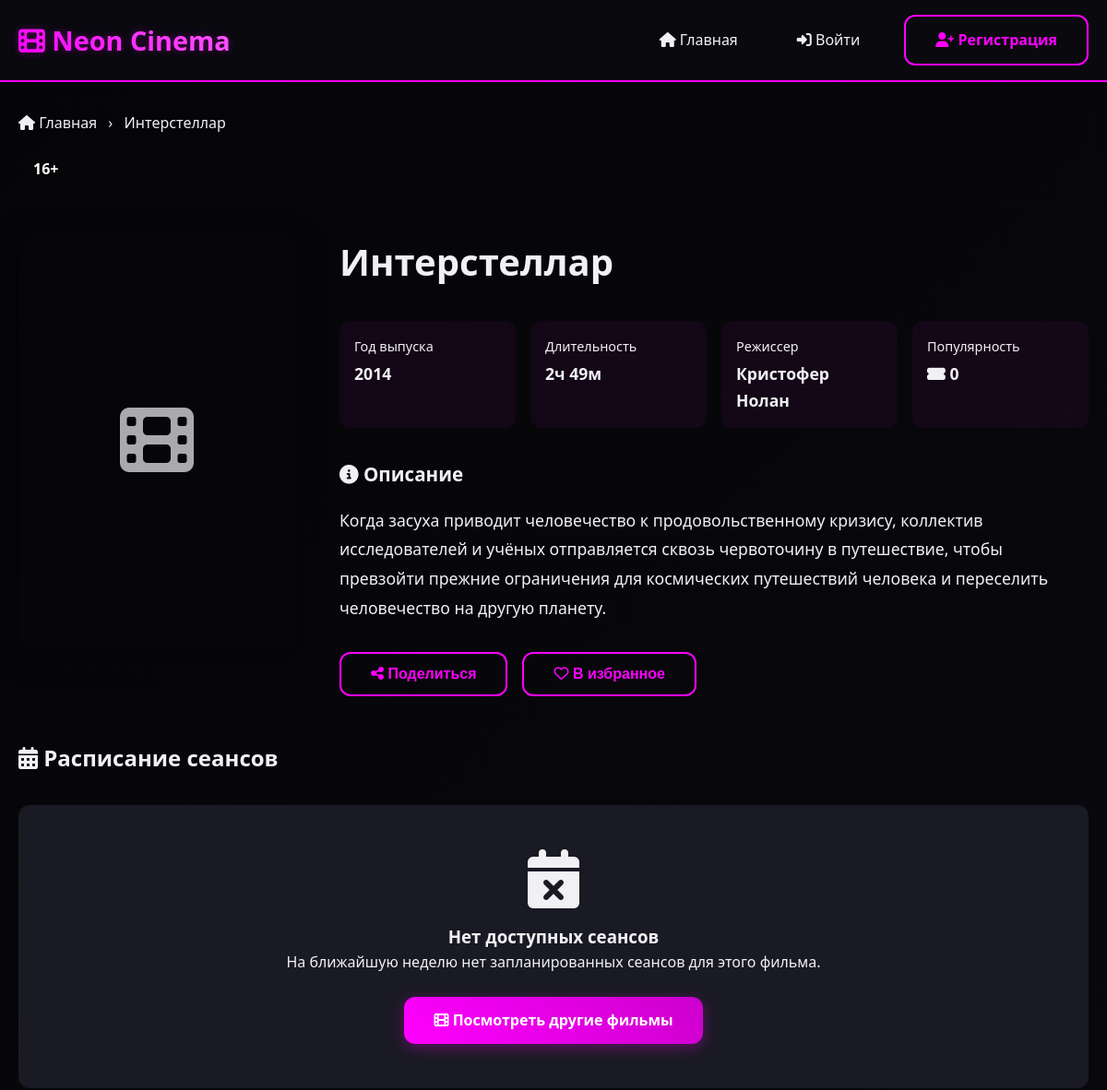
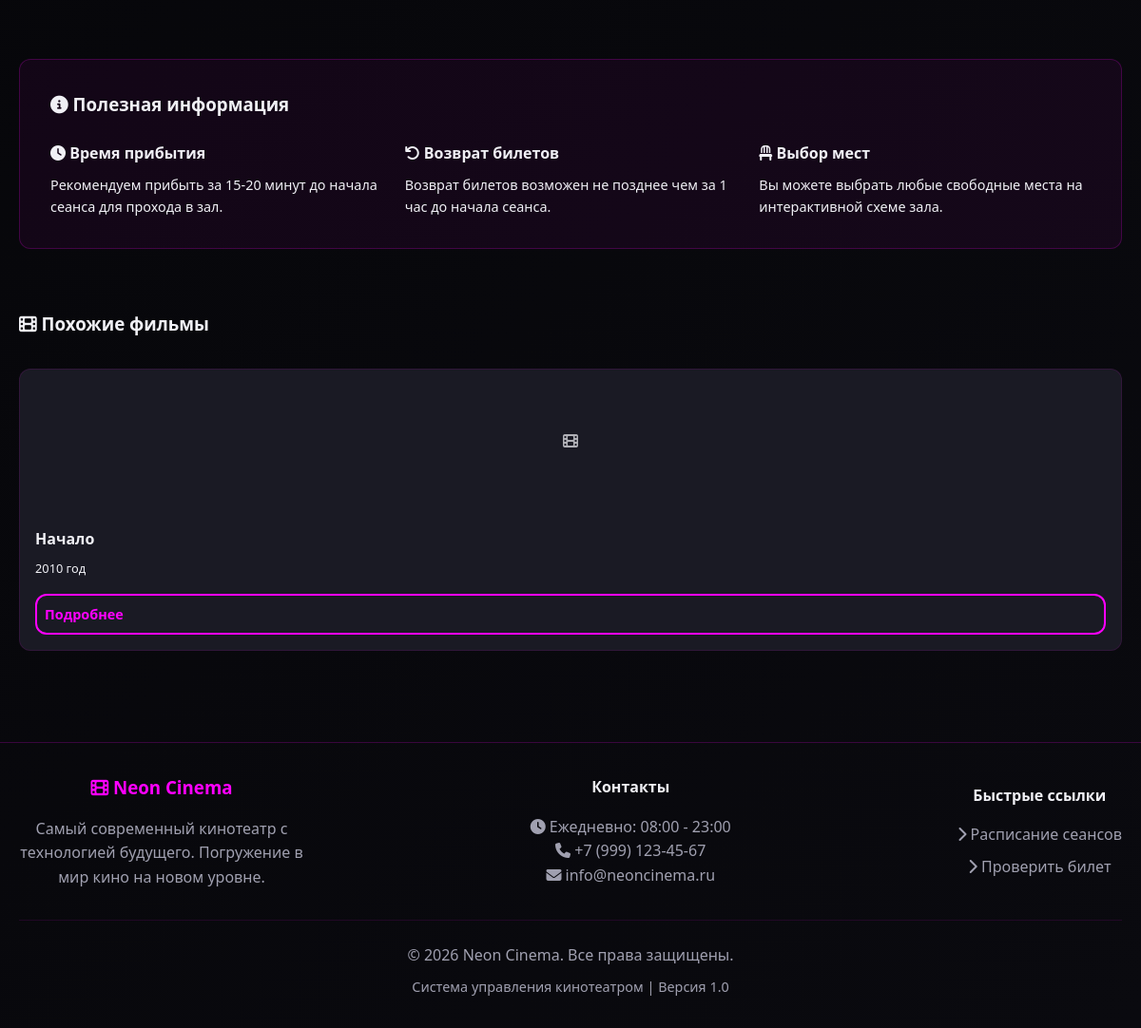
Page /movie/view.php?id=1 on the committed database (2 pictures, top to bottom).
### tables this page shows
CREATE TABLE `movies` (
  `id` int NOT NULL,
  `title` varchar(200) NOT NULL,
  `description` text,
  `duration_minutes` int NOT NULL,
  `poster_url` varchar(500) DEFAULT NULL,
  `release_year` int DEFAULT NULL,
  `director` varchar(100) DEFAULT NULL,
  `created_at` timestamp NULL DEFAULT CURRENT_TIMESTAMP
);

### movie/view.php (the view, shortened to what this page needs)
<?php
$db = new Database();
$conn = $db->getConnection();
$movie_id = $_GET['id'] ?? 0;
$query = "SELECT m.*,
         COUNT(DISTINCT s.id) as total_sessions,
         COUNT(DISTINCT t.id) as total_tickets
         FROM movies m
         LEFT JOIN sessions s ON m.id = s.movie_id
         LEFT JOIN tickets t ON s.id = t.session_id
         WHERE m.id = :id
         GROUP BY m.id";
$stmt = $conn->prepare($query);
$stmt->execute(['id' => $movie_id]);
$movie = $stmt->fetch(PDO::FETCH_ASSOC);
$sessions_by_day = [];
?>
<!DOCTYPE html>
<html lang="ru">
<head>
    <link rel="stylesheet" href="../css/style.css">
    <link rel="stylesheet" href="https://cdnjs.cloudflare.com/ajax/libs/font-awesome/6.4.0/css/all.min.css">
</head>
<body>
    <?php include '../includes/header.php'; ?>
    <div class="container">
        <div class="movie-detail">
            <div style="margin-bottom: 2rem;">
                <nav style="margin-bottom: 1rem;">
                    <a href="../index.php" style="color: var(--text-muted); text-decoration: none;">
                        <i class="fas fa-home"></i> Главная
                    </a>
                    <span style="color: var(--text-muted); margin: 0 0.5rem;">›</span>
                    <span style="color: var(--neon-primary);"><?php echo htmlspecialchars($movie['title']); ?></span>
                </nav>
                <div class="age-rating">
                    16+
                </div>
            </div>
            <div class="movie-header">
                <div>
                    <div class="movie-poster-large">
                        <?php if (!empty($movie['poster_filename']) && file_exists('../uploads/posters/' . $movie['poster_filename'])): ?>
                            <img src="../uploads/posters/<?php echo htmlspecialchars($movie['poster_filename']); ?>"
                                 alt="<?php echo htmlspecialchars($movie['title']); ?>">
                        <?php else: ?>
                            <i class="fas fa-film"></i>
                        <?php endif; ?>
                    </div>
                </div>
                <div class="movie-content">
                    <h1><?php echo htmlspecialchars($movie['title']); ?></h1>
                    <div class="movie-stats">
                        <div class="stat">
                            <div class="stat-label">Год выпуска</div>
                            <div class="stat-value"><?php echo $movie['release_year'] ?: 'Не указан'; ?></div>
                        </div>
                        <div class="stat">
                            <div class="stat-label">Длительность</div>
                            <div class="stat-value">
                                <?php echo floor($movie['duration_minutes']/60); ?>ч <?php echo $movie['duration_minutes']%60; ?>м
                            </div>
                        </div>
                        <div class="stat">
                            <div class="stat-label">Режиссер</div>
                            <div class="stat-value"><?php echo htmlspecialchars($movie['director'] ?: 'Не указан'); ?></div>
                        </div>
                        <div class="stat">
                            <div class="stat-label">Популярность</div>
                            <div class="stat-value">
                                <i class="fas fa-ticket-alt"></i> <?php echo $movie['total_tickets'] ?: 0; ?>
                            </div>
                        </div>
                    </div>
                    <?php if ($movie['description']): ?>
                    <div class="movie-description">
                        <h3 style="color: var(--neon-primary); margin-bottom: 1rem;">
                            <i class="fas fa-info-circle"></i> Описание
                        </h3>
                        <p><?php echo nl2br(htmlspecialchars($movie['description'])); ?></p>
                    </div>
                    <?php endif; ?>
                    <div style="margin-top: 2rem; display: flex; gap: 1rem;">
                        <button onclick="shareMovie()" class="btn btn-outline">
                            <i class="fas fa-share-alt"></i> Поделиться
                        </button>
                        <button onclick="addToFavorites(<?php echo $movie['id']; ?>)" class="btn btn-outline">
                            <i class="far fa-heart"></i> В избранное
                        </button>
                    </div>
                </div>
            </div>
            <div style="margin-top: 3rem;">
                <h2 style="color: var(--neon-primary); margin-bottom: 2rem;">
                    <i class="fas fa-calendar-alt"></i> Расписание сеансов
                </h2>
                <?php if (!empty($sessions_by_day)): ?>
                    <?php foreach ($sessions_by_day as $day => $sessions):
                        $day_formatted = date('d.m.Y', strtotime($day));
                        $today = date('Y-m-d') == $day;
                    ?>
                    <div class="day-schedule">
                        <div class="day-header">
                            <?php if ($today): ?>
                                <i class="fas fa-star" style="color: var(--warning);"></i>
                            <?php endif; ?>
                            <?php echo $day_formatted; ?>
                            <?php if ($today): ?>
                                <span style="color: var(--success); font-size: 0.9rem; margin-left: 1rem;">
                                    (Сегодня)
                                </span>
                            <?php endif; ?>
                        </div>
                        <div class="sessions-container">
                            <?php foreach ($sessions as $session):
                                $session_time = date('H:i', strtotime($session['start_time']));
                                $available = $session['available_seats'] ?? 0;
                                $total = $session['total_seats'] ?? 80;
                                $percentage = $total > 0 ? ($available / $total) * 100 : 0;
                            ?>
                            <div class="session-card">
                                <div class="session-time">
                                    <?php echo $session_time; ?>
                                </div>
                                <div class="session-info">
                                    <div class="session-stats">
                                        <div class="seats-available">
                                            <?php echo $available; ?> мест
                                        </div>
                                        <div class="seats-total">
                                            из <?php echo $total; ?>
                                        </div>
                                    </div>
                                    <div class="hall-number">
                                        <i class="fas fa-door-open"></i> Зал <?php echo $session['hall_number']; ?>
                                    </div>
                                    <div class="price-tag">
                                        <?php echo $session['base_price']; ?> ₽
                                    </div>
                                </div>
                                <div>
                                    <?php if ($available > 0): ?>
                                        <a href="booking.php?session_id=<?php echo $session['id']; ?>"
                                           class="btn btn-primary">
                                            <i class="fas fa-ticket-alt"></i> Выбрать места
                                        </a>
                                    <?php else: ?>
                                        <button class="btn" style="background: var(--error); color: white; cursor: not-allowed;">
                                            <i class="fas fa-times"></i> Нет мест
                                        </button>
                                    <?php endif; ?>
                                </div>
                            </div>
                            <?php endforeach; ?>
                        </div>
                    </div>
                    <?php endforeach; ?>
                <?php else: ?>
                    <div class="no-sessions">
                        <i class="fas fa-calendar-times" style="font-size: 4rem; margin-bottom: 1rem; color: var(--neon-primary);"></i>
                        <h3>Нет доступных сеансов</h3>
                        <p>На ближайшую неделю нет запланированных сеансов для этого фильма.</p>
                        <div style="margin-top: 1.5rem;">
                            <a href="../index.php" class="btn btn-primary">
                                <i class="fas fa-film"></i> Посмотреть другие фильмы
                            </a>
                        </div>
                    </div>
                <?php endif; ?>
            </div>
            <div style="margin-top: 4rem; padding: 2rem; background: rgba(255, 0, 255, 0.05);
                        border-radius: var(--border-radius); border: 1px solid rgba(255, 0, 255, 0.2);">
                <h3 style="color: var(--neon-primary); margin-bottom: 1.5rem;">
                    <i class="fas fa-info-circle"></i> Полезная информация
                </h3>
                <div style="display: grid; grid-template-columns: repeat(auto-fit, minmax(250px, 1fr)); gap: 1.5rem;">
                    <div>
                        <h4 style="color: var(--text-primary); margin-bottom: 0.5rem;">
                            <i class="fas fa-clock"></i> Время прибытия
                        </h4>
                        <p style="color: var(--text-muted); font-size: 0.9rem;">
                            Рекомендуем прибыть за 15-20 минут до начала сеанса для прохода в зал.
                        </p>
                    </div>
                    <div>
                        <h4 style="color: var(--text-primary); margin-bottom: 0.5rem;">
                            <i class="fas fa-undo"></i> Возврат билетов
                        </h4>
                        <p style="color: var(--text-muted); font-size: 0.9rem;">
                            Возврат билетов возможен не позднее чем за 1 час до начала сеанса.
                        </p>
                    </div>
                    <div>
                        <h4 style="color: var(--text-primary); margin-bottom: 0.5rem;">
                            <i class="fas fa-chair"></i> Выбор мест
                        </h4>
                        <p style="color: var(--text-muted); font-size: 0.9rem;">
                            Вы можете выбрать любые свободные места на интерактивной схеме зала.
                        </p>
                    </div>
                </div>
            </div>
            <?php
            $similarQuery = "SELECT m.*
                            FROM movies m
                            WHERE m.id != :movie_id
                            AND (m.director = :director OR m.release_year = :release_year)
                            ORDER BY RAND()
                            LIMIT 3";
            $similarStmt = $conn->prepare($similarQuery);
            $similarStmt->execute([
                'movie_id' => $movie_id,
                'director' => $movie['director'] ?: '',
                'release_year' => $movie['release_year'] ?: 0
            ]);
            if ($similarStmt->rowCount() > 0):
            ?>
            <div style="margin-top: 4rem;">
                <h3 style="color: var(--neon-primary); margin-bottom: 2rem;">
                    <i class="fas fa-film"></i> Похожие фильмы
                </h3>
                <div style="display: grid; grid-template-columns: repeat(auto-fit, minmax(200px, 1fr)); gap: 1.5rem;">
                    <?php while ($similar = $similarStmt->fetch(PDO::FETCH_ASSOC)): ?>
                    <div style="background: var(--bg-card); border-radius: var(--border-radius); overflow: hidden;
                                border: 1px solid rgba(255, 0, 255, 0.1);">
                        <div style="height: 150px; background: linear-gradient(135deg, var(--bg-secondary), var(--bg-card));
                                    display: flex; align-items: center; justify-content: center; overflow: hidden;">
                            <?php if (!empty($similar['poster_filename']) && file_exists('../uploads/posters/' . $similar['poster_filename'])): ?>
                                <img src="../uploads/posters/<?php echo htmlspecialchars($similar['poster_filename']); ?>"
                                     alt="<?php echo htmlspecialchars($similar['title']); ?>"
                                     style="width: 100%; height: 100%; object-fit: cover;">
                            <?php else: ?>
                                <i class="fas fa-film" style="color: var(--neon-primary); opacity: 0.7;"></i>
                            <?php endif; ?>
                        </div>
                        <div style="padding: 1rem;">
                            <h4 style="font-size: 1rem; margin-bottom: 0.5rem; color: var(--text-primary);">
                                <?php echo htmlspecialchars($similar['title']); ?>
                            </h4>
                            <div style="color: var(--text-muted); font-size: 0.8rem; margin-bottom: 1rem;">
                                <?php if ($similar['release_year']): ?>
                                    <span><?php echo $similar['release_year']; ?> год</span>
                                <?php endif; ?>
                            </div>
                            <a href="view.php?id=<?php echo $similar['id']; ?>"
                               class="btn btn-outline" style="width: 100%; padding: 0.5rem; font-size: 0.9rem;">
                                Подробнее
                            </a>
                        </div>
                    </div>
                    <?php endwhile; ?>
                </div>
            </div>
            <?php endif; ?>
        </div>
    </div>
    <?php include '../includes/footer.php'; ?>
</body>
</html>

### rows in the picture
movies: title "Интерстеллар", release_year "2014", floor($movie['duration_minutes']/60) "2", $movie['duration_minutes']%60 "49", director "Кристофер Нолан", description "Когда засуха приводит человечество к продовольственному кризису, коллектив исследователей и учёных отправляется сквозь червоточину в путешествие, чтобы превзойти прежние ограничения для космических путешествий человека и переселить человечество на другую планету."
movies: title "Начало", release_year "2010"

### other values in the picture
$movie['total_tickets'] ?: 0 "0"
